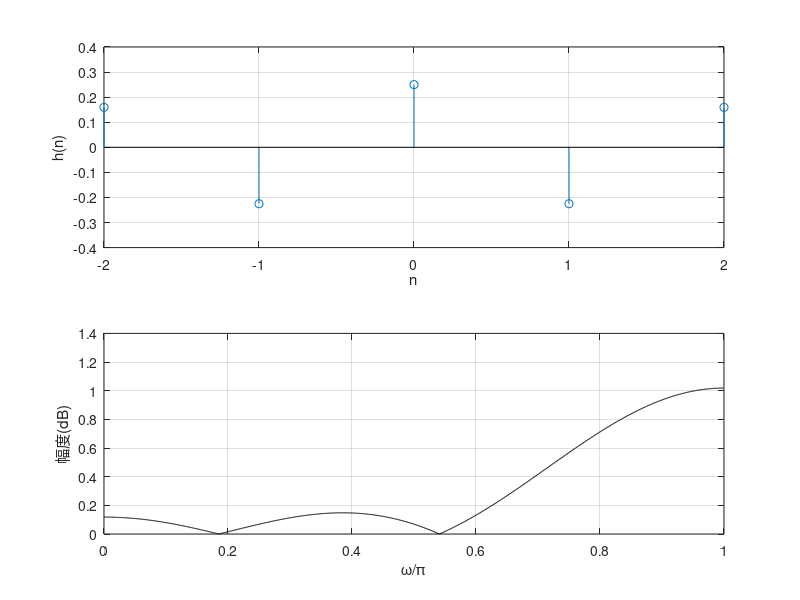
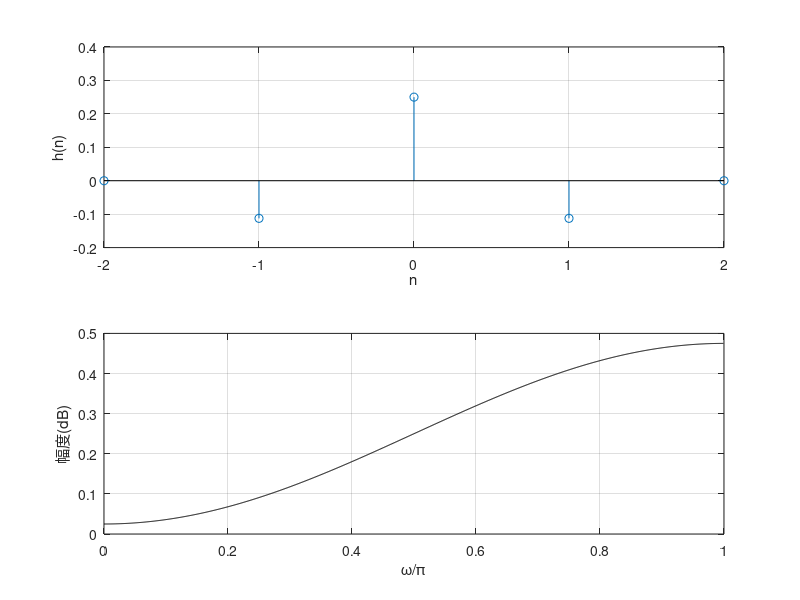

Write the MATLAB code that produced these figures, in order.
clc;clear;close all;
N=input('滤波器长度 N=? ');
n=0:N-1;a=(N-1)/2;Wc=pi/4;
k=n-a;k=k+(k==0)*eps;
hd=(-1).^n.*sin(k*Wc)./(k*pi);
Wr=ones(1,N);
Whn=0.5*(1-cos(2*pi*n/(N-1)));
h1=hd.*Wr;
h2=hd.*Whn;
[H1,w]=freqz(h1,1,1000);
[H2,w]=freqz(h2,1,1000);
mag1=abs(H1);db=20*log10(mag1/max(mag1));
mag2=abs(H2);db=20*log10(mag2/max(mag2));
figure(1);subplot(2,1,1);
stem(k,h1);
xlabel('n');ylabel('h(n)');grid on;
subplot(2,1,2);
plot(w/pi,mag1,'-k');
xlabel('\omega/\pi');ylabel('幅度(dB)');grid on;
figure(2);subplot(2,1,1);
stem(k,h2);
xlabel('n');ylabel('h(n)');grid on;
subplot(2,1,2);
plot(w/pi,mag2,'-k');
xlabel('\omega/\pi');ylabel('幅度(dB)');grid on;